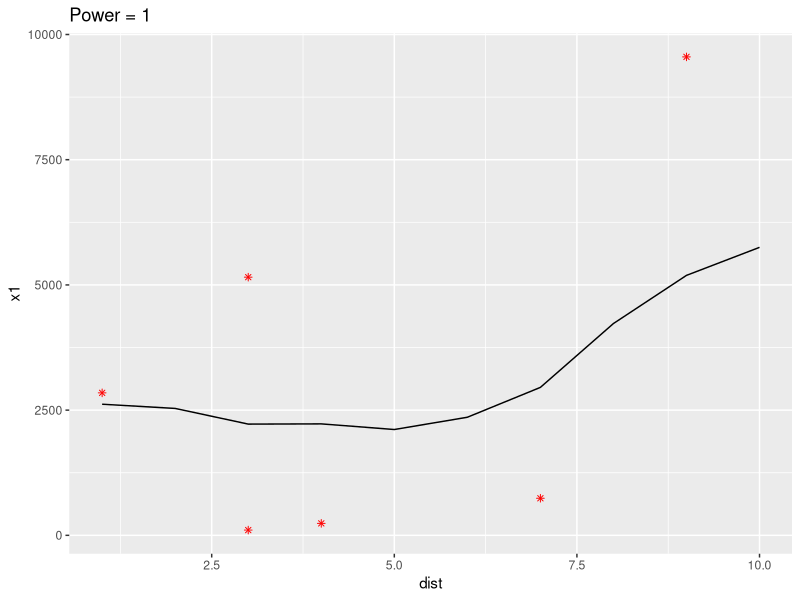
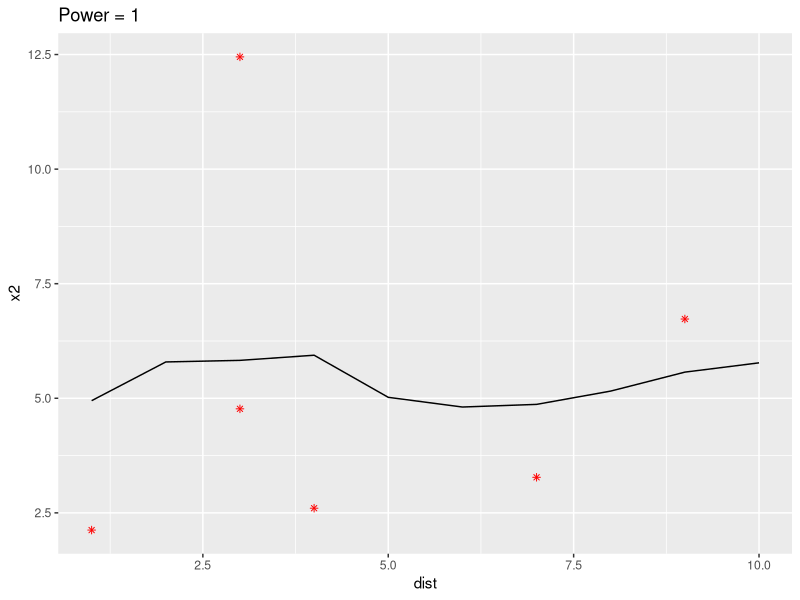

Reproduce these figures in R, in order.

library(dplyr)

#Example flame dataset

set.seed(11)
dist <- c(1,3,3,4,7,9)
x1 <- runif(6, 100, 10000)
x2 <- runif(6, 1, 14)

example_df <- data.frame(dist, x1, x2)


#Generate prediction data.frame
empty_df <- example_df %>%
  mutate(across(2:ncol(example_df), ~ NA))

predict_df <- data.frame(dist = 1:10) %>%
  left_join(empty_df) %>%
  distinct() %>%
  arrange(dist)

rm(empty_df)

#Generate a distance matrix for all predicted locations
dist_matrix <- as.matrix(stats::dist(predict_df$dist, upper = TRUE))

#make a rectangle that is the distance between all observations (rows) and predictions (cols)
#note that some rows get duplicated, others get dropped based on flame dataset
dist_rect <- dist_matrix[example_df$dist,]

#Replace zeros with a small number. Note that this value has not been tested
dist_rect[which(dist_rect == 0)] <- 1

#Calculate inverse distance, can change power if you wish
power = 1
inv_dist_rect <- 1/(dist_rect^power)

col_nu = 2
for (col_nu in 2:ncol(example_df)){
  
  #observation values
  obs_i <- example_df[,col_nu]
  #locations to predict
  dist_i <- predict_df$dist
  
  #apply prediction distance to custom function 
  # example for first value in dist
  # d = dist_i[1]
  # e <- weighted.mean(obs_i, inv_dist_rect[,d])

  #use apply function to calculate weighted mean at each location
  preds_i <- sapply(dist_i, function(d) weighted.mean(obs_i, inv_dist_rect[,d]))
  
  #save to output data.frame
  predict_df[,col_nu] <- preds_i
  

}

predict_df

library(ggplot2)
ggplot(predict_df, aes(x = dist, y = x1)) +
  geom_path() +
  geom_point(data = example_df, col = "red", shape = 8) +
  ggtitle(paste("Power =", power))

ggplot(predict_df, aes(x = dist, y = x2)) +
  geom_path() +
  geom_point(data = example_df, col = "red", shape = 8) +
  ggtitle(paste("Power =", power))
